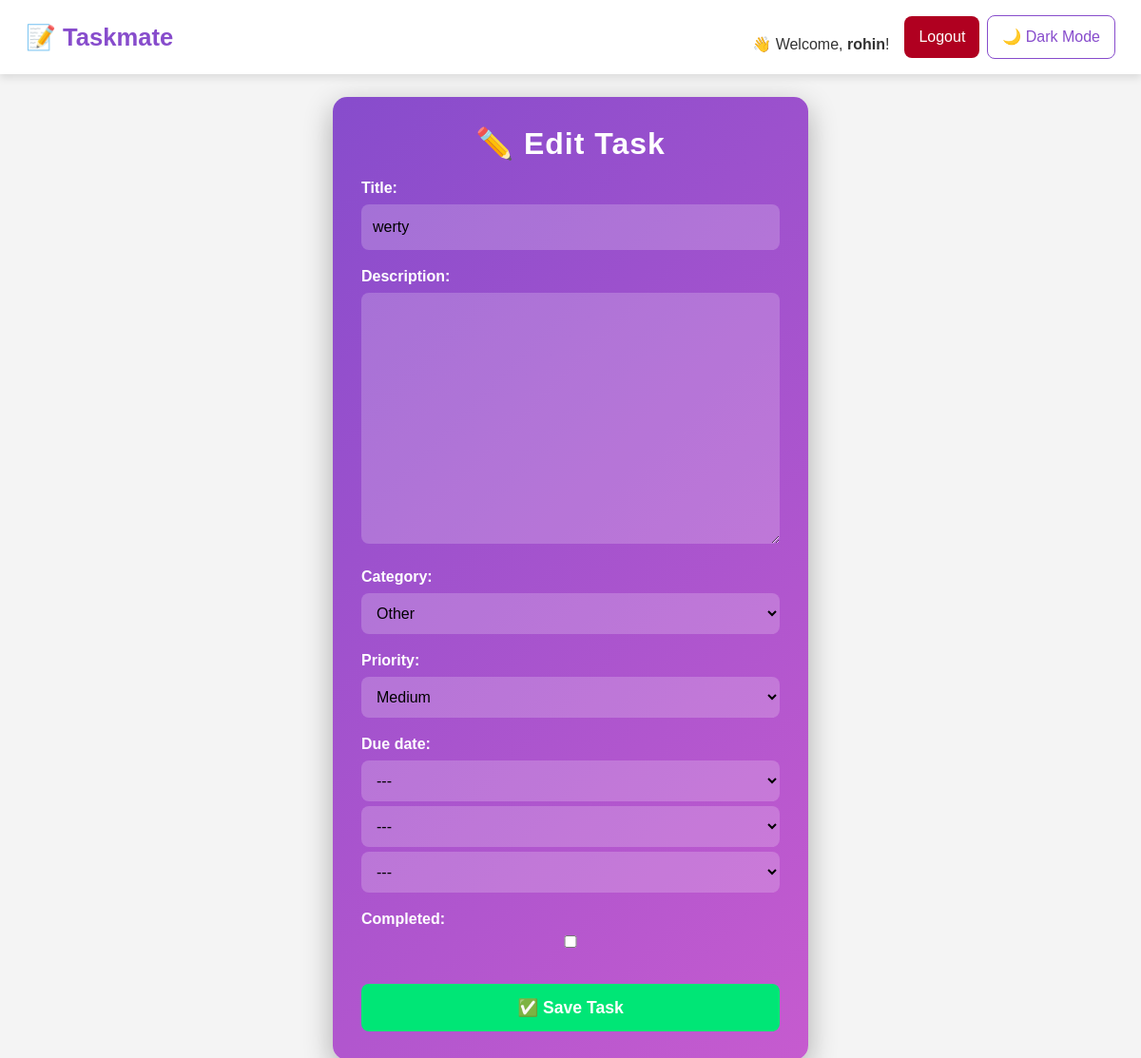
Screenshot of /tasks/update/7/ (signed in) with the database file from the repository.
### todo/models.py (models this page shows, shortened)
class Task(models.Model):
    CATEGORY_CHOICES = [
        ('Work', 'Work'),
        ('Personal', 'Personal'),
        ('Study', 'Study'),
        ('Other', 'Other'),
    ]
    PRIORITY_CHOICES = [
        ('Low', 'Low'),
        ('Medium', 'Medium'),
        ('High', 'High'),
    ]
    user = models.ForeignKey(User, on_delete=models.CASCADE)
    title = models.CharField(max_length=255)
    description = models.TextField(blank=True, null=True)
    category = models.CharField(max_length=20, choices=CATEGORY_CHOICES, default='Other')
    priority = models.CharField(max_length=10, choices=PRIORITY_CHOICES, default='Medium')
    due_date = models.DateField(null=True, blank=True)
    completed = models.BooleanField(default=False)
    created_at = models.DateTimeField(auto_now_add=True)

### todo/views.py (the view)
# urls.py: path('tasks/update/<int:task_id>/', views.task_update, name='task_update'),  # Update a task ✅
@login_required
def task_update(request, task_id):
    task = get_object_or_404(Task, id=task_id, user=request.user)
    if request.method == 'POST':
        form = TaskForm(request.POST, instance=task)
        if form.is_valid():
            form.save()
            return redirect('task_list')
    else:
        form = TaskForm(instance=task)
    return render(request, 'task_form.html', {'form': form})

### todo/forms.py
class TaskForm(forms.ModelForm):
    due_date = forms.DateField(widget=forms.SelectDateWidget, required=False)
    class Meta:
        model = Task
        fields = ['title', 'description', 'category', 'priority', 'due_date', 'completed']

### templates/task_form.html (shortened to what this page needs)
{% extends 'base.html' %}
{% block content %}
    <div class="container d-flex justify-content-center align-items-center min-vh-100">
        <div class="task-form-container">
            <h2>{% if form.instance.id %} ✏️ Edit Task {% else %} 🆕 New Task {% endif %}</h2>
            <form method="POST">
                {{ form.as_p }}
                <button type="submit" class="btn btn-success">✅ Save Task</button>
            </form>
        </div>
    </div>
{% endblock %}

### templates/base.html (shortened to what this page needs)
<!DOCTYPE html>
<html lang="en">
<head>
    <link rel="stylesheet" href="https://cdn.jsdelivr.net/npm/bootstrap@5.3.0/dist/css/bootstrap.min.css">
</head>
<body>
    <nav class="navbar navbar-expand-lg">
        <div class="container-fluid">
            <a class="navbar-brand" href="{% url 'home' %}">📝 Taskmate</a>
            <div class="collapse navbar-collapse" id="navbarNav">
                <div class="d-flex align-items-center ms-auto">
                    {% if user.is_authenticated %}
                        <span class="me-3 mt-3">👋 Welcome, <strong>{{ user.username }}</strong>!</span>
                        <a href="{% url 'logout' %}" class="btn btn-danger me-2">Logout</a>
                    {% else %}
                        <a href="{% url 'login' %}" class="btn btn-primary me-2 mt-2">Login</a>
                        <a href="{% url 'register' %}" class="btn btn-success me-2">Register</a>
                    {% endif %}
                    <button class="btn btn-outline-secondary" onclick="toggleDarkMode()">🌙 Dark Mode</button>
                </div>
            </div>
        </div>
    </nav>
    <div class="container mt-4">
        {% block content %}{% endblock %}
    </div>
</body>
</html>

### templates/base.html (style rules this page uses)
body { font-family: 'Poppins', sans-serif; background-color: #f4f4f4; color: #333; transition: background 0.3s ease-in-out, color 0.3s ease-in-out; }
a { text-decoration: none; }
.navbar { padding: 15px; background-color: #fff; box-shadow: 0px 4px 8px rgba(0, 0, 0, 0.1); }
.navbar-brand { font-weight: bold; font-size: 1.6rem; color: #874CCC; transition: color 0.3s ease; }
.btn { padding: 10px 15px; font-size: 1rem; border-radius: 8px; transition: all 0.3s ease-in-out; }
.btn-danger { background-color: #b00020; border: none; }
.btn-outline-secondary { border-color: #874CCC; color: #874CCC; }

### templates/task_form.html (style rules this page uses)
.task-form-container { max-width: 500px; width: 100%; padding: 30px; background: linear-gradient(135deg, #874CCC, #C65BCF); backdrop-filter: blur(15px); border-radius: 15px; box-shadow: 0 10px 30px rgba(0, 0, 0, 0.3); color: white; text-align: center; animation: fadeIn 0.8s ease-in-out; }
.task-form-container h2 { font-size: 2rem; font-weight: bold; margin-bottom: 15px; letter-spacing: 1px; }
form { text-align: left; }
label { font-weight: bold; font-size: 1rem; display: block; margin-top: 10px; }
input, textarea, select { width: 100%; padding: 12px; margin-top: 5px; border-radius: 8px; border: none; font-size: 1rem; background: rgba(255, 255, 255, 0.2); color: black; outline: none; transition: all 0.3s ease-in-out; }
input::placeholder, textarea::placeholder { color: rgba(255, 255, 255, 0.7); }
.btn-success { background: #00E676; border: none; font-weight: bold; padding: 12px 20px; font-size: 1.1rem; border-radius: 8px; transition: all 0.3s ease-in-out; width: 100%; margin-top: 15px; }

### rows the page displays
Task: title "werty", category "Other", priority "Medium"

### other values shown
{{ user.username }} "rohin"
